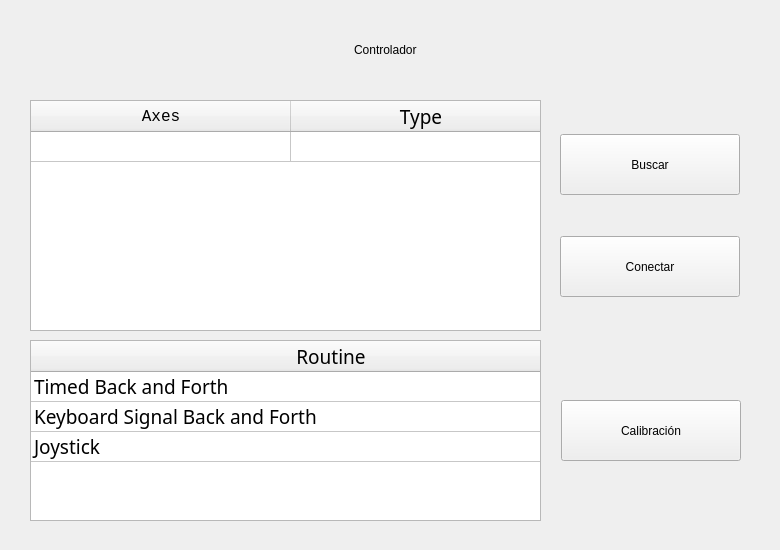
<?xml version="1.0" encoding="UTF-8"?>
<ui version="4.0">
 <class>Form</class>
 <widget class="QWidget" name="Form">
  <property name="geometry">
   <rect>
    <x>0</x>
    <y>0</y>
    <width>780</width>
    <height>550</height>
   </rect>
  </property>
  <property name="windowTitle">
   <string>Controlador</string>
  </property>
  <widget class="QWidget" name="horizontalLayoutWidget">
   <property name="geometry">
    <rect>
     <x>30</x>
     <y>10</y>
     <width>711</width>
     <height>80</height>
    </rect>
   </property>
   <layout class="QHBoxLayout" name="horizontalLayout">
    <property name="sizeConstraint">
     <enum>QLayout::SetMaximumSize</enum>
    </property>
    <item>
     <spacer name="horizontalSpacer_7">
      <property name="orientation">
       <enum>Qt::Horizontal</enum>
      </property>
      <property name="sizeHint" stdset="0">
       <size>
        <width>40</width>
        <height>20</height>
       </size>
      </property>
     </spacer>
    </item>
    <item>
     <widget class="QLabel" name="title">
      <property name="sizePolicy">
       <sizepolicy hsizetype="Fixed" vsizetype="Preferred">
        <horstretch>0</horstretch>
        <verstretch>0</verstretch>
       </sizepolicy>
      </property>
      <property name="text">
       <string>Controlador</string>
      </property>
     </widget>
    </item>
    <item>
     <spacer name="horizontalSpacer_8">
      <property name="orientation">
       <enum>Qt::Horizontal</enum>
      </property>
      <property name="sizeHint" stdset="0">
       <size>
        <width>40</width>
        <height>20</height>
       </size>
      </property>
     </spacer>
    </item>
   </layout>
  </widget>
  <widget class="QTableWidget" name="t_device">
   <property name="geometry">
    <rect>
     <x>30</x>
     <y>100</y>
     <width>511</width>
     <height>231</height>
    </rect>
   </property>
   <property name="minimumSize">
    <size>
     <width>0</width>
     <height>0</height>
    </size>
   </property>
   <property name="font">
    <font>
     <family>Rockwell</family>
     <pointsize>14</pointsize>
     <weight>50</weight>
     <italic>false</italic>
     <bold>false</bold>
    </font>
   </property>
   <property name="cursor" stdset="0">
    <cursorShape>PointingHandCursor</cursorShape>
   </property>
   <property name="styleSheet">
    <string notr="true"/>
   </property>
   <property name="horizontalScrollBarPolicy">
    <enum>Qt::ScrollBarAlwaysOff</enum>
   </property>
   <property name="sizeAdjustPolicy">
    <enum>QAbstractScrollArea::AdjustToContents</enum>
   </property>
   <property name="editTriggers">
    <set>QAbstractItemView::NoEditTriggers</set>
   </property>
   <property name="selectionMode">
    <enum>QAbstractItemView::MultiSelection</enum>
   </property>
   <property name="selectionBehavior">
    <enum>QAbstractItemView::SelectRows</enum>
   </property>
   <property name="columnCount">
    <number>2</number>
   </property>
   <attribute name="horizontalHeaderVisible">
    <bool>true</bool>
   </attribute>
   <attribute name="horizontalHeaderCascadingSectionResizes">
    <bool>false</bool>
   </attribute>
   <attribute name="horizontalHeaderDefaultSectionSize">
    <number>260</number>
   </attribute>
   <attribute name="horizontalHeaderMinimumSectionSize">
    <number>100</number>
   </attribute>
   <attribute name="verticalHeaderVisible">
    <bool>false</bool>
   </attribute>
   <row>
    <property name="text">
     <string>Axes</string>
    </property>
   </row>
   <column>
    <property name="text">
     <string>Axes</string>
    </property>
    <property name="font">
     <font>
      <family>Consolas</family>
      <pointsize>12</pointsize>
     </font>
    </property>
   </column>
   <column>
    <property name="text">
     <string>Type</string>
    </property>
   </column>
  </widget>
  <widget class="QTableWidget" name="t_routines">
   <property name="geometry">
    <rect>
     <x>30</x>
     <y>340</y>
     <width>511</width>
     <height>181</height>
    </rect>
   </property>
   <property name="minimumSize">
    <size>
     <width>0</width>
     <height>0</height>
    </size>
   </property>
   <property name="font">
    <font>
     <family>Rockwell</family>
     <pointsize>14</pointsize>
     <weight>50</weight>
     <italic>false</italic>
     <bold>false</bold>
    </font>
   </property>
   <property name="cursor" stdset="0">
    <cursorShape>PointingHandCursor</cursorShape>
   </property>
   <property name="styleSheet">
    <string notr="true"/>
   </property>
   <property name="horizontalScrollBarPolicy">
    <enum>Qt::ScrollBarAlwaysOff</enum>
   </property>
   <property name="sizeAdjustPolicy">
    <enum>QAbstractScrollArea::AdjustToContents</enum>
   </property>
   <property name="editTriggers">
    <set>QAbstractItemView::NoEditTriggers</set>
   </property>
   <property name="selectionMode">
    <enum>QAbstractItemView::SingleSelection</enum>
   </property>
   <property name="selectionBehavior">
    <enum>QAbstractItemView::SelectRows</enum>
   </property>
   <property name="columnCount">
    <number>1</number>
   </property>
   <attribute name="horizontalHeaderVisible">
    <bool>true</bool>
   </attribute>
   <attribute name="horizontalHeaderCascadingSectionResizes">
    <bool>false</bool>
   </attribute>
   <attribute name="horizontalHeaderDefaultSectionSize">
    <number>600</number>
   </attribute>
   <attribute name="verticalHeaderVisible">
    <bool>false</bool>
   </attribute>
   <row>
    <property name="text">
     <string>1</string>
    </property>
   </row>
   <row>
    <property name="text">
     <string>2</string>
    </property>
   </row>
   <row>
    <property name="text">
     <string>3</string>
    </property>
   </row>
   <column>
    <property name="text">
     <string>Routine</string>
    </property>
   </column>
   <item row="0" column="0">
    <property name="text">
     <string>Timed Back and Forth</string>
    </property>
   </item>
   <item row="1" column="0">
    <property name="text">
     <string>Keyboard Signal Back and Forth</string>
    </property>
   </item>
   <item row="2" column="0">
    <property name="text">
     <string>Joystick</string>
    </property>
   </item>
  </widget>
  <widget class="QWidget" name="verticalLayoutWidget">
   <property name="geometry">
    <rect>
     <x>560</x>
     <y>100</y>
     <width>182</width>
     <height>231</height>
    </rect>
   </property>
   <layout class="QVBoxLayout" name="verticalLayout">
    <item>
     <spacer name="verticalSpacer_2">
      <property name="orientation">
       <enum>Qt::Vertical</enum>
      </property>
      <property name="sizeHint" stdset="0">
       <size>
        <width>20</width>
        <height>40</height>
       </size>
      </property>
     </spacer>
    </item>
    <item>
     <widget class="QPushButton" name="b_search">
      <property name="sizePolicy">
       <sizepolicy hsizetype="Fixed" vsizetype="Fixed">
        <horstretch>0</horstretch>
        <verstretch>0</verstretch>
       </sizepolicy>
      </property>
      <property name="minimumSize">
       <size>
        <width>180</width>
        <height>61</height>
       </size>
      </property>
      <property name="maximumSize">
       <size>
        <width>180</width>
        <height>61</height>
       </size>
      </property>
      <property name="cursor">
       <cursorShape>PointingHandCursor</cursorShape>
      </property>
      <property name="text">
       <string>Buscar</string>
      </property>
     </widget>
    </item>
    <item>
     <spacer name="verticalSpacer">
      <property name="orientation">
       <enum>Qt::Vertical</enum>
      </property>
      <property name="sizeHint" stdset="0">
       <size>
        <width>20</width>
        <height>40</height>
       </size>
      </property>
     </spacer>
    </item>
    <item>
     <widget class="QPushButton" name="b_connect">
      <property name="sizePolicy">
       <sizepolicy hsizetype="Fixed" vsizetype="Fixed">
        <horstretch>0</horstretch>
        <verstretch>0</verstretch>
       </sizepolicy>
      </property>
      <property name="minimumSize">
       <size>
        <width>180</width>
        <height>61</height>
       </size>
      </property>
      <property name="maximumSize">
       <size>
        <width>180</width>
        <height>61</height>
       </size>
      </property>
      <property name="cursor">
       <cursorShape>PointingHandCursor</cursorShape>
      </property>
      <property name="text">
       <string>Conectar</string>
      </property>
     </widget>
    </item>
    <item>
     <spacer name="verticalSpacer_3">
      <property name="orientation">
       <enum>Qt::Vertical</enum>
      </property>
      <property name="sizeHint" stdset="0">
       <size>
        <width>20</width>
        <height>40</height>
       </size>
      </property>
     </spacer>
    </item>
   </layout>
  </widget>
  <widget class="QWidget" name="verticalLayoutWidget_2">
   <property name="geometry">
    <rect>
     <x>561</x>
     <y>340</y>
     <width>181</width>
     <height>181</height>
    </rect>
   </property>
   <layout class="QVBoxLayout" name="verticalLayout_2">
    <item>
     <spacer name="verticalSpacer_4">
      <property name="orientation">
       <enum>Qt::Vertical</enum>
      </property>
      <property name="sizeHint" stdset="0">
       <size>
        <width>20</width>
        <height>40</height>
       </size>
      </property>
     </spacer>
    </item>
    <item>
     <widget class="QPushButton" name="b_calibrate">
      <property name="sizePolicy">
       <sizepolicy hsizetype="Fixed" vsizetype="Fixed">
        <horstretch>0</horstretch>
        <verstretch>0</verstretch>
       </sizepolicy>
      </property>
      <property name="minimumSize">
       <size>
        <width>180</width>
        <height>61</height>
       </size>
      </property>
      <property name="maximumSize">
       <size>
        <width>180</width>
        <height>61</height>
       </size>
      </property>
      <property name="cursor">
       <cursorShape>PointingHandCursor</cursorShape>
      </property>
      <property name="text">
       <string>Calibración</string>
      </property>
     </widget>
    </item>
    <item>
     <spacer name="verticalSpacer_5">
      <property name="orientation">
       <enum>Qt::Vertical</enum>
      </property>
      <property name="sizeHint" stdset="0">
       <size>
        <width>20</width>
        <height>40</height>
       </size>
      </property>
     </spacer>
    </item>
   </layout>
  </widget>
 </widget>
 <resources/>
 <connections/>
</ui>
